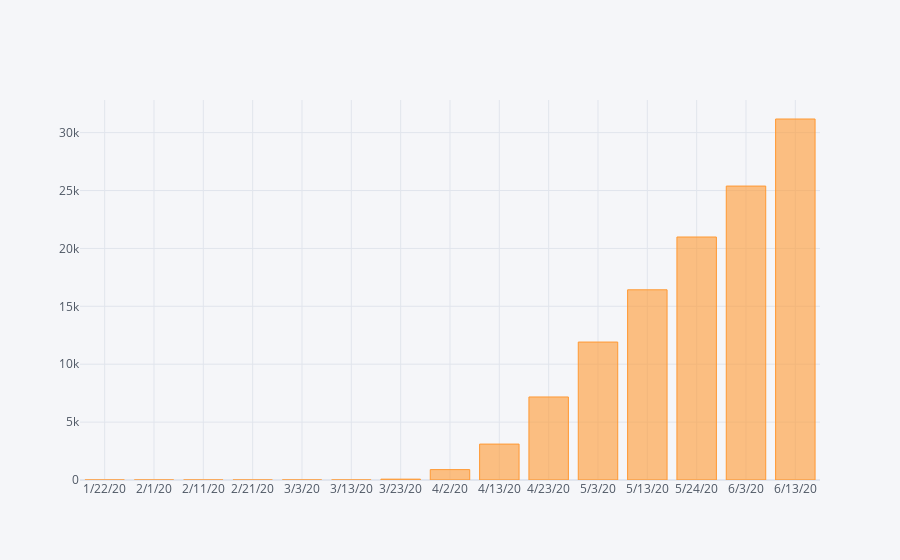

Notebook code cell kept with this figure:
### Code cell
# Displaying confirmed cases in Ukraine 

df_uk = pd.DataFrame({'Last_Update':uk_data_to_display["Last_Update"],'Confirmed':uk_data_to_display["Confirmed"]})
df_uk.iplot(kind='bar',x='Last_Update',y='Confirmed')

### Figure 1 — Plotly figure (JSON) as saved in the notebook; plotly's stock layout.template omitted (floating-point values rounded to 4 significant figures)
{"data": [{"marker": {"color": "rgba(255, 153, 51, 0.6)", "line": {"color": "rgba(255, 153, 51, 1.0)", "width": 1}}, "name": "Confirmed", "orientation": "v", "text": "", "type": "bar", "x": ["1/22/20", "2/1/20", "2/11/20", "2/21/20", "3/3/20", "3/13/20", "3/23/20", "4/2/20", "4/13/20", "4/23/20", "5/3/20", "5/13/20", "5/24/20", "6/3/20", "6/13/20"], "y": [0, 0, 0, 0, 1, 3, 73, 897, 3102, 7170, 11913, 16425, 20986, 25385, 31177]}], "layout": {"legend": {"bgcolor": "#F5F6F9", "font": {"color": "#4D5663"}}, "paper_bgcolor": "#F5F6F9", "plot_bgcolor": "#F5F6F9", "title": {"font": {"color": "#4D5663"}}, "xaxis": {"gridcolor": "#E1E5ED", "showgrid": true, "tickfont": {"color": "#4D5663"}, "title": {"font": {"color": "#4D5663"}, "text": ""}, "zerolinecolor": "#E1E5ED"}, "yaxis": {"gridcolor": "#E1E5ED", "showgrid": true, "tickfont": {"color": "#4D5663"}, "title": {"font": {"color": "#4D5663"}, "text": ""}, "zerolinecolor": "#E1E5ED"}}}
